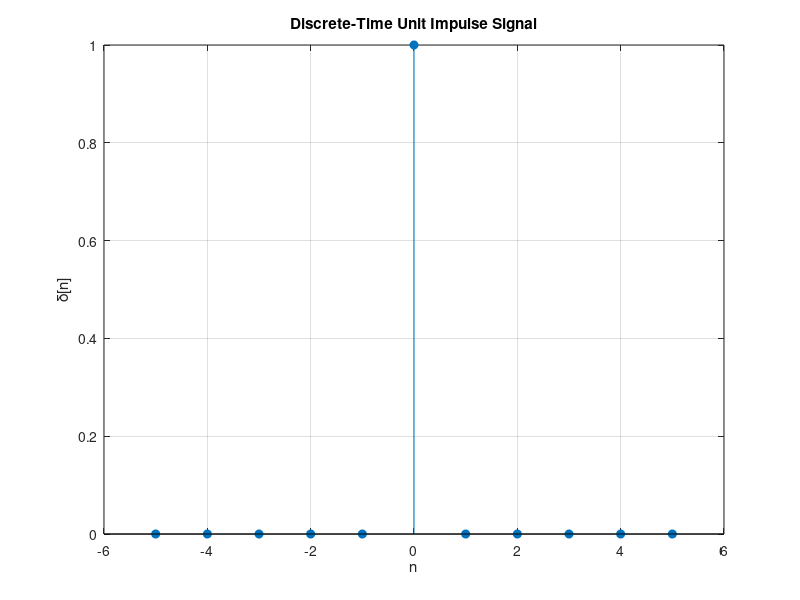

The MATLAB script that drew this image:
clc;
clear;
close all;
n = -5:5;
x = (n == 0);
stem(n, x, 'filled');
xlabel('n');
ylabel('\delta[n]');
title('Discrete-Time Unit Impulse Signal');
grid on; 
